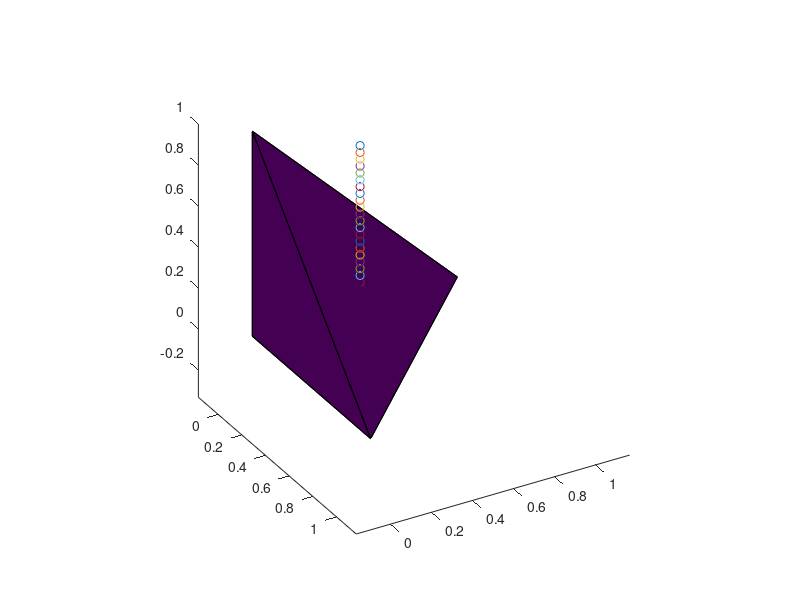

Reproduce this figure in MATLAB.
% test bary centric coordinates outside a tetrahedron

node = [0 0 0; 1 0 0; 0 1 0; 0 0 1];
elem = [1 2 3 4];
tetramesh(elem, node);
view([60, 30]);
hold on;
b1 = [1 / 3, 1 / 3, 1 / 3, 0];
b2 = [0 1 / 3 1 / 3 1 / 3];
t = -2:0.1:2;

for i = 1:length(t)
    pp = node' * (t(i) * b1 + (1 - t(i)) * b2)';
    plot3(pp(1), pp(2), pp(3), 'o');
    axis equal;
    waitforbuttonpress;
end
